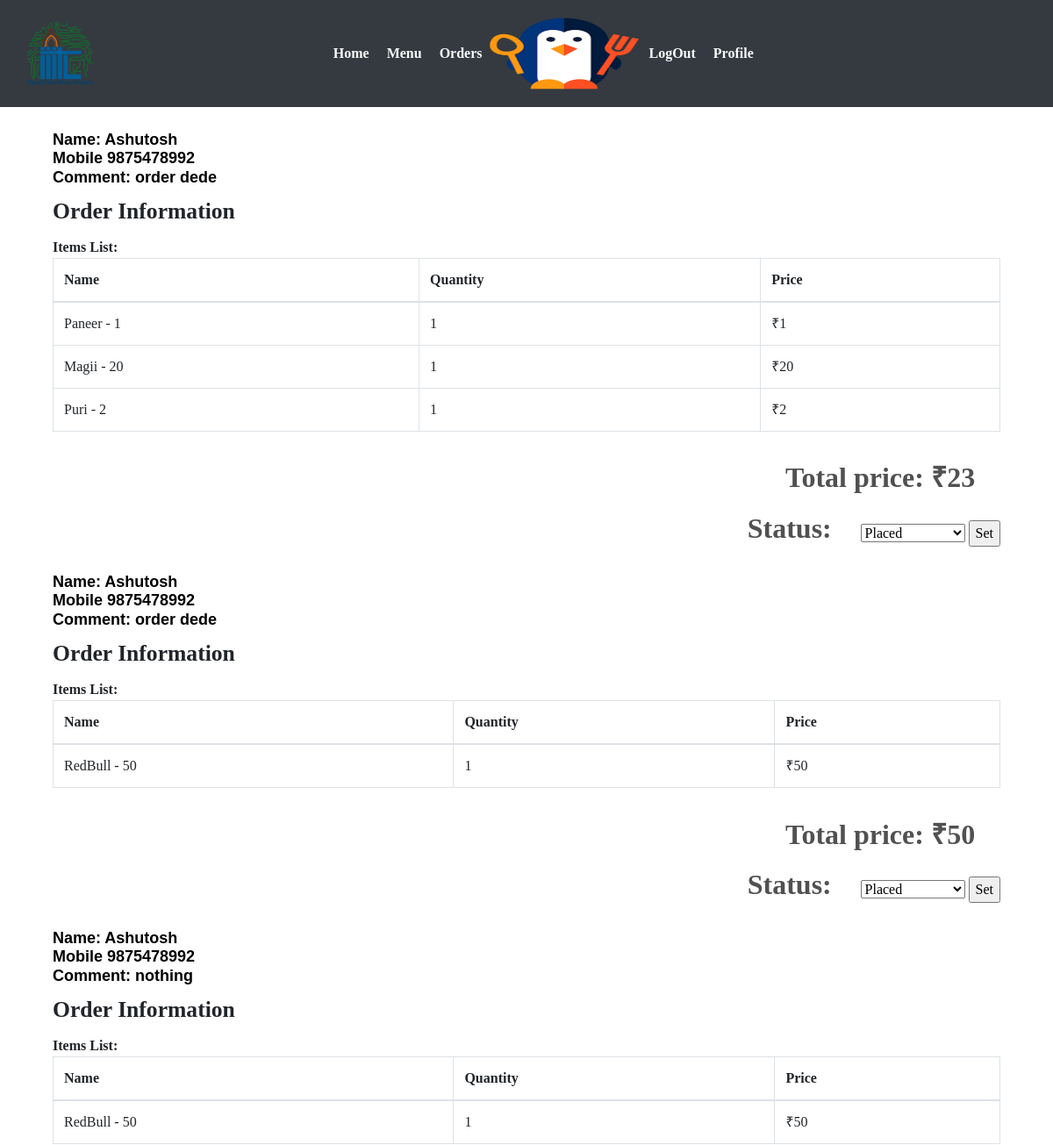
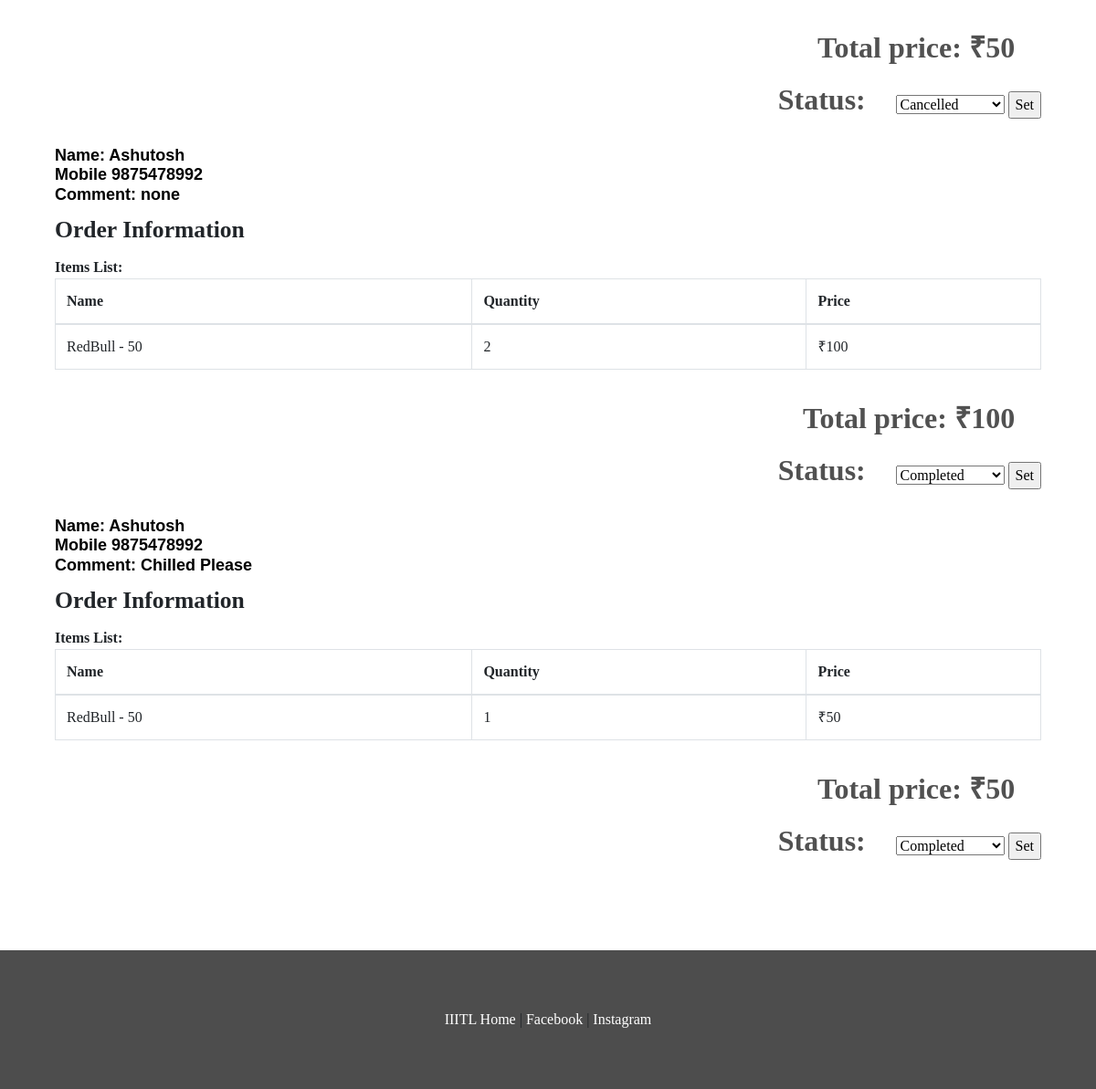
Page /canteen/orderlist/ (signed in) on the committed database (2 pictures, top to bottom).
### webapp/models.py (models this page shows, shortened)
class Customer(models.Model):
	user 		= models.OneToOneField(settings.AUTH_USER_MODEL,on_delete=models.CASCADE)
	f_name   	= models.CharField(max_length=20,blank=False)
	l_name		= models.CharField(max_length=20,blank=False)
	city  		= models.CharField(max_length=40,blank=False)
	phone 		= models.CharField(max_length=10,blank=False)
	address		= models.TextField()

class Order(models.Model):
	id 				= models.AutoField(primary_key=True)
	total_amount    = models.IntegerField(default=0)
	timestamp       = models.DateTimeField(auto_now_add=True)
	delivery_addr   = models.CharField(max_length=50,blank=True)
	orderedBy      = models.ForeignKey(User ,on_delete=models.CASCADE)
	r_id			= models.ForeignKey(Restaurant ,on_delete=models.CASCADE)
	ORDER_STATE_WAITING 	 = "Waiting"
	ORDER_STATE_PLACED 		 = "Placed"
	ORDER_STATE_ACKNOWLEDGED = "Acknowledged"
	ORDER_STATE_COMPLETED    = "Completed"
	ORDER_STATE_CANCELLED    = "Cancelled"
	ORDER_STATE_DISPATCHED   = "Dispatched"
	ORDER_STATE_CHOICES = (
		(ORDER_STATE_WAITING,ORDER_STATE_WAITING),
			(ORDER_STATE_PLACED, ORDER_STATE_PLACED),
			(ORDER_STATE_ACKNOWLEDGED, ORDER_STATE_ACKNOWLEDGED),
			(ORDER_STATE_COMPLETED, ORDER_STATE_COMPLETED),
			(ORDER_STATE_CANCELLED, ORDER_STATE_CANCELLED),
			(ORDER_STATE_DISPATCHED, ORDER_STATE_DISPATCHED)
	)
	status = models.CharField(max_length=50,choices=ORDER_STATE_CHOICES,default=ORDER_STATE_WAITING)

class Menu(models.Model):
	id 		 = models.AutoField(primary_key=True)
	item_id  = models.ForeignKey(Item,on_delete=models.CASCADE)
	r_id     = models.ForeignKey(Restaurant,on_delete=models.CASCADE)
	price    = models.IntegerField(blank=False)
	quantity = models.IntegerField(blank=False,default=0)
	def __str__(self):
		return self.item_id.fname+' - '+str(self.price)

class Item(models.Model):
	id 			= models.AutoField(primary_key=True)
	fname 		= models.CharField(max_length=30,blank=False)
	category 	= models.CharField(max_length=50,blank=False)
	item_image = models.FileField(blank=False)

### webapp/views.py (the view, shortened to what this page needs)
# urls.py: path('canteen/orderlist/',views.orderlist,name='orderlist'),
def orderlist(request):
	orders = Order.objects.filter(r_id=request.user.restaurant.id).order_by('-timestamp')
	corders = []
	for order in orders:
		user = User.objects.filter(id=order.orderedBy.id)
		user = user[0]
		corder = []
		if user.is_restaurant:
			corder.append(user.restaurant.rname)
			corder.append(user.restaurant.info)
		else:
			corder.append(user.customer.f_name)
			corder.append(user.customer.phone)
		items_list = orderItem.objects.filter(ord_id=order)
		items = []
		for item in items_list:
			citem = []
			citem.append(item.item_id)
			citem.append(item.quantity)
			menu = Menu.objects.filter(id=item.item_id.id)
			citem.append(menu[0].price*item.quantity)
			menu = 0
			items.append(citem)
		corder.append(items)
		corder.append(order.total_amount)
		corder.append(order.id)
		x = order.status
		if x == Order.ORDER_STATE_WAITING:
				continue
		elif x == Order.ORDER_STATE_PLACED:
				x = 1
		elif x == Order.ORDER_STATE_ACKNOWLEDGED:
			x = 2
		elif x == Order.ORDER_STATE_COMPLETED:
			x = 3
		elif x == Order.ORDER_STATE_DISPATCHED:
			x = 4
		elif x == Order.ORDER_STATE_CANCELLED:
			x = 5
		else:
			continue
		corder.append(x)
		corder.append(order.delivery_addr)
		corders.append(corder)
	context = {
		"orders" : corders,
	}
	return render(request,"webapp/order-list.html",context)

### webapp/templates/webapp/order-list.html (shortened to what this page needs)
{% extends 'webapp/base2.html' %}
{% block body %}
{% for order in orders %}
            <div class="container">
                    <div class="col-md-12 restaurent-title">
                        <div class="logo-title" style="border: 0;">
                            <h4 style="font-family:sans-serif; font-size: 18px; font-weight: bold;"><br>Name: {{order.0}} <br>Mobile {{order.1}} <br> Comment: {{order.6}}</h4>
                        </div>
                    </div>
                    <div class="col-md-12 order-form-grid  wow fadeInLeft">
                        <h5>Order Information</h5>
                        <span>Items List:</span>
                        <div>
                            <table class="table table-hover table-bordered">
                                <thead>
                                    <th>
                                        Name
                                    </th>
                                    <th>
                                        Quantity
                                    </th>
                                    <th>
                                        Price
                                    </th>
                                </thead>
                                {% for x in order.2 %}
                                    <tr><td>{{x.0}}</td><td>{{x.1}}</td><td>&#x20b9;{{x.2}}</td></tr>
                                {% endfor %}
                            </table>
                        </div>
                    </div>
                    <div class="col-md-12 buy"  style="display: inline-block;">
                        <form action="" method="POST">{% csrf_token %}
                        <span>Total price: &#x20b9;{{order.3}}</span>
                        <span  style="display: inline;">Status:</span>
                        <select name="orderstatus">
                            {% if order.5 == 1 %}
                            <option value="1" selected>Placed</option>
                            {% endif %}
                            {% if order.5 == 3 %}
                            <option value="3" selected>Completed</option>
                            {% endif %}
                            {% if order.5 == 5 %}
                            <option value="5" selected>Cancelled</option>
                            {% endif %}
                        </select>
                        <input type="submit" value="Set" name="submit"/>
                        </form>
                    </div>
        </div>
{% endfor %}
{% endblock %}

### webapp/static/webapp/css/style.css (style rules this page uses)
body { padding:0; margin:0; font-family: "Times New Roman", Times, serif; }
input[type="button"],input[type="submit"] { transition:0.5s all; -webkit-transition:0.5s all; -moz-transition:0.5s all; -o-transition:0.5s all; -ms-transition:0.5s all; }
h1,h2,h3,h4,h5,h6 { margin:0; }
.order-form-grid h5 { font-size:1.6em; font-weight:700; margin-bottom:0.5em; font-family: "Times New Roman", Times, serif; }
.order-form-grid span { font-size:16px; font-weight:600; }
.restaurent-title h4 { color:#000000; font-size:2em; font-weight:500; font-family: "Times New Roman", Times, serif; margin:5px 0 12px 0; }
.logo-title { border-bottom:1px dotted #000000; width: 63%; margin-bottom: 0.8em; }
.buy { text-align:right; margin-top: 0.8em; }
.buy span { color:#515151; font-size:2em; font-weight:600; display: block; margin: 0 0.9em 0.3em 0; font-family: "Times New Roman", Times, serif; }

### rows in the picture
Customer: f_name "Ashutosh" "Ashutosh" "Ashutosh" "Ashutosh" "Ashutosh", phone "9875478992" "9875478992" "9875478992" "9875478992" "9875478992"
Order: delivery_addr "order dede"
Menu: item_id+price "Paneer - 1", x "1"
Menu: item_id+price "Magii - 20", r_id "1", price "20"
Menu: item_id+price "Puri - 2", r_id "1", price "2"
Order: delivery_addr "order dede"
Menu: item_id+price "RedBull - 50", x "1", price "50", id "2", x "100"
Order: delivery_addr "nothing"
Order: delivery_addr "none"
Order: delivery_addr "Chilled Please"

### other values in the picture
{{ order.3 }} "23" "50" "50" "100" "50"
